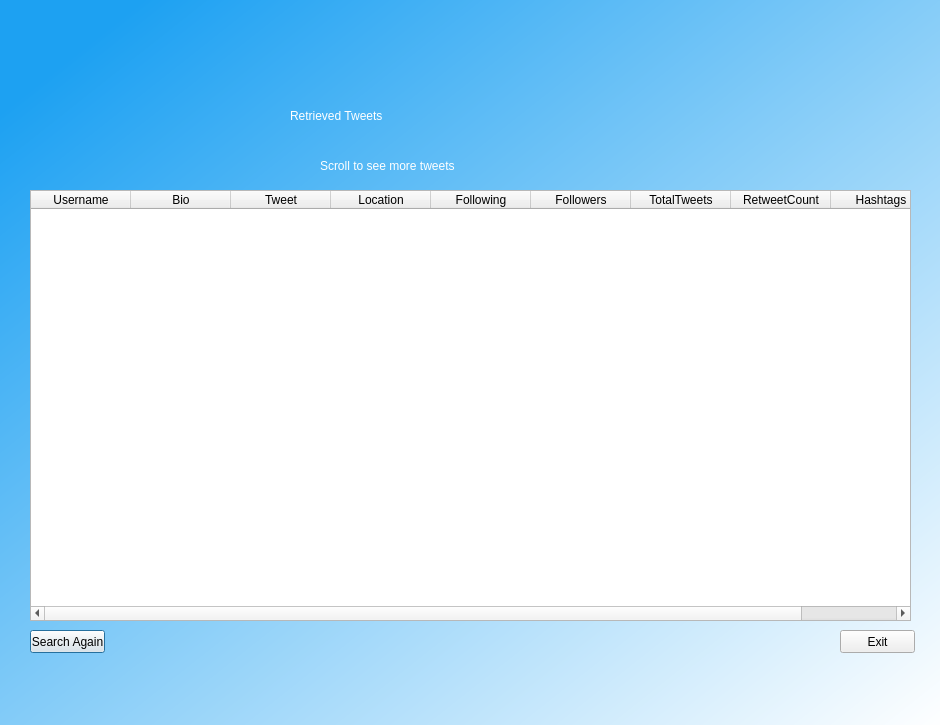
<?xml version="1.0" encoding="UTF-8"?>
<ui version="4.0">
 <class>Dialog</class>
 <widget class="QDialog" name="Dialog">
  <property name="geometry">
   <rect>
    <x>0</x>
    <y>0</y>
    <width>940</width>
    <height>725</height>
   </rect>
  </property>
  <property name="windowTitle">
   <string>Dialog</string>
  </property>
  <widget class="QWidget" name="bgwidget" native="true">
   <property name="geometry">
    <rect>
     <x>0</x>
     <y>0</y>
     <width>941</width>
     <height>731</height>
    </rect>
   </property>
   <property name="styleSheet">
    <string notr="true">QWidget#bgwidget{
background-color: qlineargradient(spread:pad, x1:0.068, y1:0.0852273, x2:1, y2:1, stop:0 rgba(29, 161, 242, 255), stop:1 rgba(255, 255, 255, 255))
}</string>
   </property>
   <widget class="QLabel" name="label">
    <property name="geometry">
     <rect>
      <x>290</x>
      <y>80</y>
      <width>411</width>
      <height>71</height>
     </rect>
    </property>
    <property name="styleSheet">
     <string notr="true">font: 36pt &quot;MS Shell Dlg 2&quot;;
color: rgb(255, 255, 255);</string>
    </property>
    <property name="text">
     <string>Retrieved Tweets</string>
    </property>
   </widget>
   <widget class="QLabel" name="label_2">
    <property name="geometry">
     <rect>
      <x>320</x>
      <y>150</y>
      <width>381</width>
      <height>31</height>
     </rect>
    </property>
    <property name="styleSheet">
     <string notr="true">color: rgb(255, 255, 255);
font: 18pt &quot;MS Shell Dlg 2&quot;;</string>
    </property>
    <property name="text">
     <string>Scroll to see more tweets</string>
    </property>
   </widget>
   <widget class="QLabel" name="label_3">
    <property name="geometry">
     <rect>
      <x>850</x>
      <y>640</y>
      <width>71</width>
      <height>71</height>
     </rect>
    </property>
    <property name="text">
     <string/>
    </property>
    <property name="pixmap">
     <pixmap>../../Downloads/twitter.png</pixmap>
    </property>
   </widget>
   <widget class="QTableWidget" name="tableWidget">
    <property name="geometry">
     <rect>
      <x>30</x>
      <y>190</y>
      <width>881</width>
      <height>431</height>
     </rect>
    </property>
    <column>
     <property name="text">
      <string>Username</string>
     </property>
    </column>
    <column>
     <property name="text">
      <string>Bio</string>
     </property>
    </column>
    <column>
     <property name="text">
      <string>Tweet</string>
     </property>
    </column>
    <column>
     <property name="text">
      <string>Location</string>
     </property>
    </column>
    <column>
     <property name="text">
      <string>Following</string>
     </property>
    </column>
    <column>
     <property name="text">
      <string>Followers</string>
     </property>
    </column>
    <column>
     <property name="text">
      <string>TotalTweets</string>
     </property>
    </column>
    <column>
     <property name="text">
      <string>RetweetCount</string>
     </property>
    </column>
    <column>
     <property name="text">
      <string>Hashtags</string>
     </property>
    </column>
   </widget>
   <widget class="QPushButton" name="search2">
    <property name="geometry">
     <rect>
      <x>30</x>
      <y>630</y>
      <width>75</width>
      <height>23</height>
     </rect>
    </property>
    <property name="text">
     <string>Search Again</string>
    </property>
   </widget>
   <widget class="QPushButton" name="closebutton">
    <property name="geometry">
     <rect>
      <x>840</x>
      <y>630</y>
      <width>75</width>
      <height>23</height>
     </rect>
    </property>
    <property name="text">
     <string>Exit</string>
    </property>
   </widget>
  </widget>
 </widget>
 <resources/>
 <connections/>
</ui>
